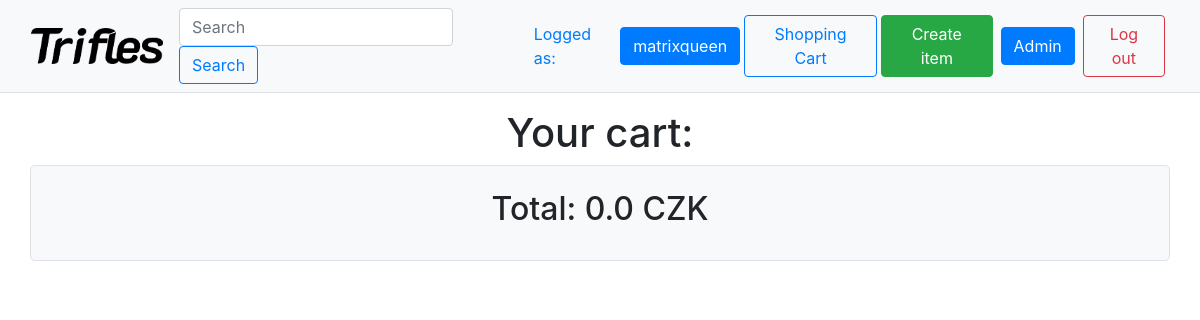
The page /cart/ (signed in) on the database as committed earlier.
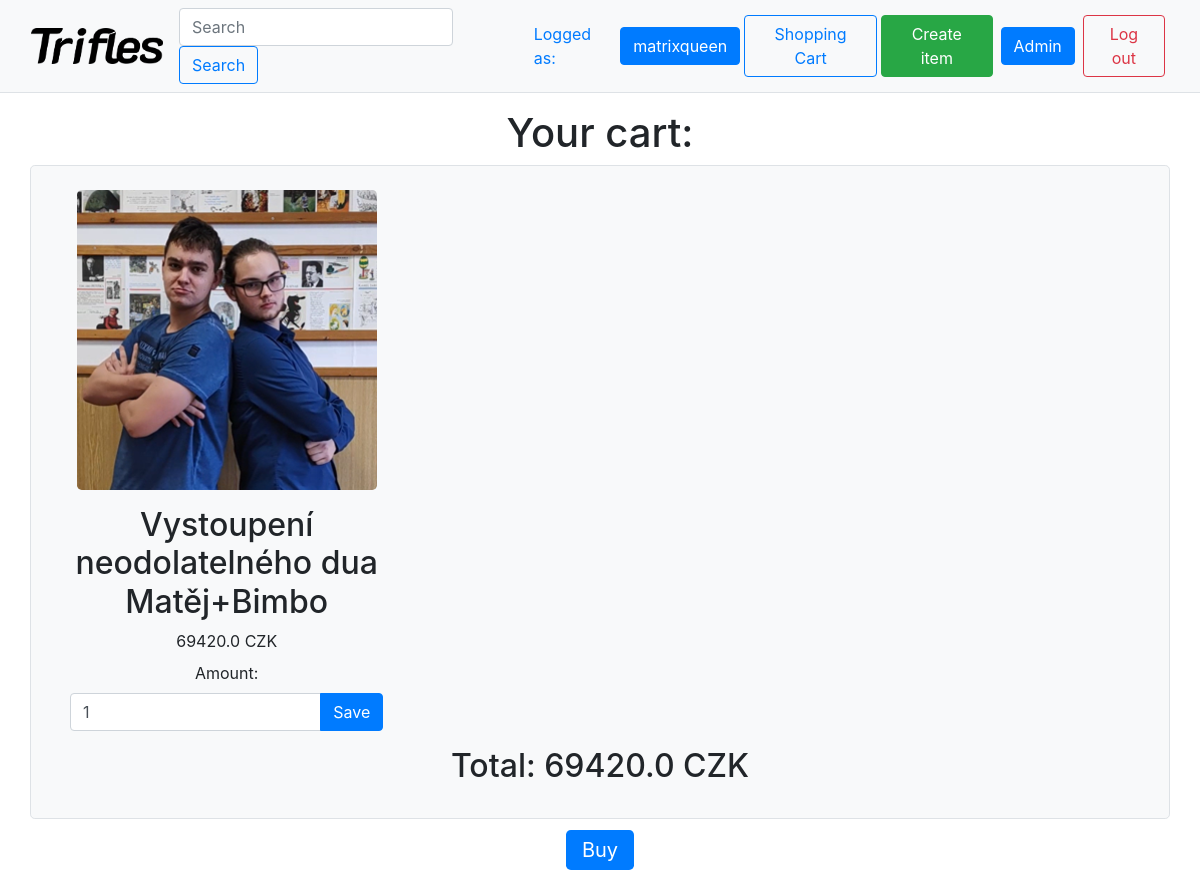
The same page on the database as committed later.
### accounts/models.py (models this page shows, shortened)
class Profile(models.Model):
  user = models.OneToOneField(User, on_delete=models.CASCADE)
  profile_pic = models.ImageField(
    default="accounts/profile_pics/def.png", upload_to="accounts/profile_pics",
    blank=True,
    )
  cart = models.ManyToManyField(Item, through='Stack')
  profile_private = models.BooleanField(default=False)
  full_name_private = models.BooleanField(default=False)
  reviews_list_private = models.BooleanField(default=False)
  email_private = models.BooleanField(default=False)
  twitter = models.CharField(max_length=100, blank=True)
  instagram = models.CharField(max_length=100, blank=True)
  facebook = models.CharField(max_length=100, blank=True)
  @property
  def total_price(self):
    items = self.stack_set.all()
    r = 0.0
    for x in items:
      r += x.total_price
    return r

class Stack(models.Model):
  item = models.ForeignKey(Item, on_delete=models.CASCADE)
  user = models.ForeignKey(Profile, on_delete=models.CASCADE)
  number = models.fields.IntegerField(default=1)
  @property
  def total_price(self):
    return self.number*self.item.price

### shop/models.py (models this page shows, shortened)
class Item(models.Model):
  author = models.ForeignKey(User, on_delete=models.CASCADE, null=True)
  price = models.fields.FloatField(validators=[MinValueValidator(1.0),])
  name = models.fields.CharField(max_length=60)
  created_at = models.DateTimeField(auto_now_add=True)
  id = models.UUIDField(
         primary_key = True,
         default = uuid.uuid4,
         editable = False)
  description = models.fields.TextField(blank=True, max_length=1000)
  image = models.ImageField(
    default="shop/item_imgs/def.png",
    upload_to="shop/item_imgs",
    blank=True
    )

### shop/views.py (the view)
# urls.py: path('cart/', views.cart, name="cart"),
@login_required
def cart(request):
  return render(request, "shop/cart.html")

### shop/templates/shop/cart.html (shortened to what this page needs)
{% extends "base.html" %}
{% load i18n %}
{% block content %}
<h1>{% trans "Your cart" %}:</h1>
<div class="container border rounded-lg p-4 mb-3 bg-light">
<div class="row">
{% for stack in user.profile.stack_set.all %}
  <div class="col-4">
    <img src="{{stack.item.image.url}}" class="max-w-50 img-fluid rounded-lg">
    <p><h2>{{stack.item.name}}</h2>
    {% if stack.number == 1 %}
    {{stack.item.price}} {% trans "CZK" %} <br />
    {% else %}
    {% trans "One" %}: {{stack.item.price}} {% trans "CZK" %} <br />
    {% trans "Total" %}: {{stack.total_price}} {% trans "CZK" %} <br />
    {% endif %}
    {% trans "Amount" %}:
    <form class="form-inline" method="POST" action="{% url 'cart_number' item=stack.item.id %}">
      <div class="container mt-2">
        <div class="input-group">
          <input type="number" class="form-control" name="number" value="{{stack.number}}">
          <div class="input-group-append">
            <input class="btn btn-primary" type="submit" value="{% trans "Save" %}">
          </div>
        </div>
      </div>
    </form>
    </p>
  </div>
{% endfor %}
</div>
  <h2>{% trans "Total" %}: {{user.profile.total_price}} {% trans "CZK" %}</h2>
</div>
{% if user.profile.total_price > 0 %}
<a class="btn-lg btn-primary" href="{% url 'buy' %}">{% trans "Buy" %}</a>
{% endif %}
{% endblock %}

### shop/templates/base.html (shortened to what this page needs)
{% load static %}
{% load i18n %}
<!DOCTYPE html>
<html>
<head>
  <link rel="stylesheet" href="https://stackpath.bootstrapcdn.com/bootstrap/4.4.1/css/bootstrap.min.css">
</head>
<body>
  <nav class="navbar text-primary navbar-expand-lg sticky-top navbar-light bg-light border-bottom">
  <div class="container-fluid">
    <a class="navbar-brand" href="{% url 'index' %}"><img height="36" src="{% static 'shop/logo_invert.png' %}" alt="My image"></a>
    <div class="collapse navbar-collapse" id="navbarSupportedContent">
      <ul class="navbar-nav mr-auto">
          <form class="form-inline my-2 my-lg-0" action="{% url 'search' %}" method="GET">
            <input name="query" class="form-control mr-sm-2" type="search" placeholder="{% trans "Search" %}" aria-label="Search">
            <button class="btn btn-outline-primary my-2 my-sm-0" type="submit">{% trans "Search" %}</button>
          </form>
      </ul>
      {%if user.is_authenticated%}
      {% trans "Logged as" %}: <a class="btn btn-primary m-1" href="{%url 'user_profile'%}">{{user.username}}</a>
      <a class="btn btn-outline-primary" href="{%url 'cart'%}">{% trans "Shopping Cart" %}</a>
      {%if user.is_superuser%}
      <a class="btn btn-success m-1" href="{%url 'create_item'%}">{% trans "Create item" %}</a>
      <a class="btn btn-primary m-1" href="/admin">Admin</a>
      {%endif%}
      <a class="btn btn-outline-danger m-1" href="{%url 'logout'%}?next={{request.path}}">{% trans "Log out" %}</a>
      {%else%}
      <a class="btn btn-primary" href="{%url 'login'%}?next={{ request.path }}">{% trans "Log in" %}</a>
      <a class="btn btn-outline-primary m-1" href="{%url 'register'%}?next={{ request.path }}">{% trans "Register" %}</a>
      {%endif%}
    </div>
  </div>
  </nav>
  <div class="p-3 text-center">
  {% block content %}{% endblock %}
  </div>
</body>

Rows that differ between the two databases and show on the page:
added Stack: item.image (picture), item.name "Vystoupení neodolatelného dua Matěj+Bimbo", item.price "69420.0", number "1"
Other text that changed with them:
{{ user.profile.total_price }}: "0.0" → "69420.0"
text now shown: "Buy"
